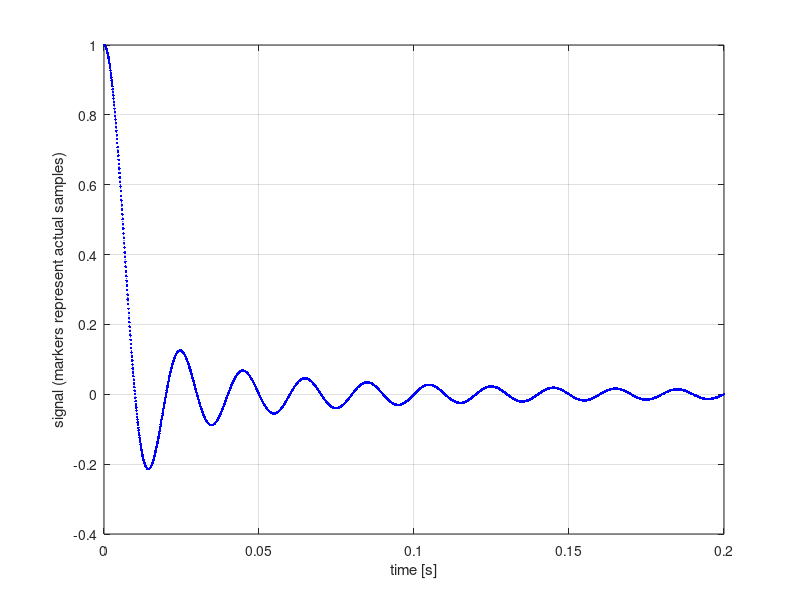
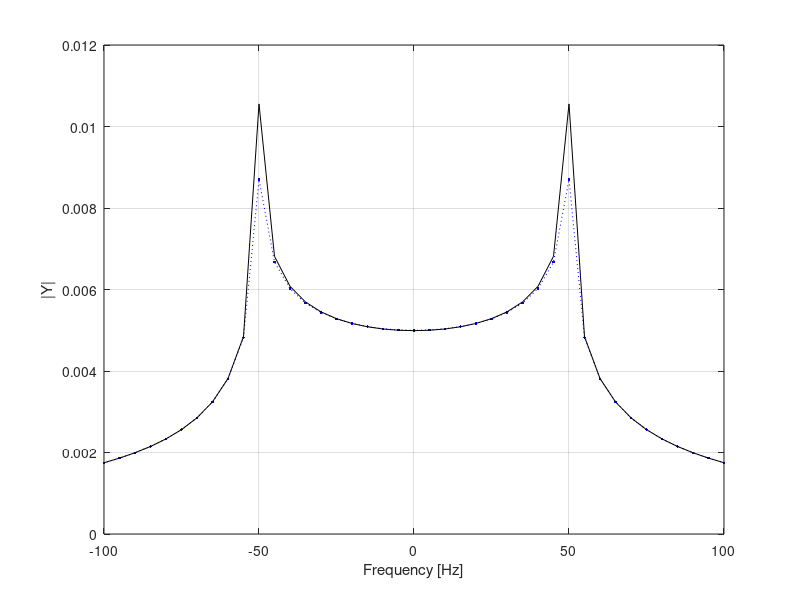

These figures' MATLAB source, in order:
% Esempio time-frequency

clear all
%close all
Tmax = 0.2; % Signal duration [s]
T = 1e-4; % Sampling period;
% Sample instants in a periodic interval in the time axis
t=0:T:Tmax;

% line style
col='b:.';


% Time-varying discete signal. This signal is not actually periodic, but
% it is assumed to be such with respect to the time interval contained in
% the vector t
a=100;
x = exp(-t).*sinc(a*t).*(t>=0);




%% Plot x over time
figure(1)
clf
plot(t,x,col);

hold on
grid on
xlabel('time [s]')
ylabel('signal (markers represent actual samples)')



%% COMPUTE FT of x(t)
% Remark: FFT computes the Fourier Transform with respect ot the periodic
% interval [0, Fp], where Fp=1/T.
% fftshift shifts the FT in the periodic interval [-Fp/2,Fp/2].

% total number of samples
nsamples = length(x);
% Step in the frequency axis
F = 1./(max(t)-min(t));

% samples in a periodic interval the frequency axis
f = 0:F:(nsamples-1)*F;
% periodic interval across the origin
f= f - max(f)/2;

% Remark:
% The FT of f(t) = exp(-t)*u(t) is 
% F(f) = 1/(1+j*2*pi* f)
% The FT of f(t) = sinc(-a*t) is 
% F(f) = rect(f/a)/a; where rect(x)=1 if |x|<=0.5, and 0 otherwise.
%
% In our case, the FT of x(t)= exp(-t)*sinc(a*t)*u(t) would be the
% convolution of the two functions that, after some algebra, yields the
% following expression

Xtrue = 1/(1i*4*a*pi)*log((1+(2*pi*(f+a/2)).^2)./(1+(2*pi*(f-a/2)).^2))+ 1/(2*pi*a)*(atan(2*pi*(f+a/2))-atan(2*pi*(f-a/2))); 

% We now compute the FFT from the digital samples of the signal
X =fftshift(fft(x))*T;

% We can now compare the two spectra
% Plot module of X(f)
figure(2)
%clf
plot(f,abs(X),col); hold on
% Plot the exact FT of the unconstrained function exp(-t)*sinc(a*t)*u(t)
plot(f,abs(Xtrue),'k')
xlim([-100 100])
xlabel('Frequency [Hz]')
ylabel('|Y|')
hold on
grid on